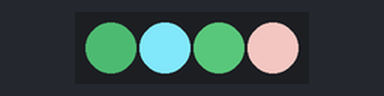
Bench run of a sketch on a simulated Arduino Uno, built with avr-gcc and run on an emulated ATmega328P. Shown: 4 RGB LEDs in strip order, left to right. Random numbers use the default seed unless the sketch sets one.

Above: at 0.1 s.
At 4.6 s:
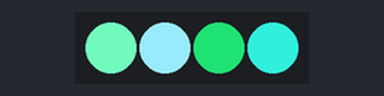
At 9.6 s:
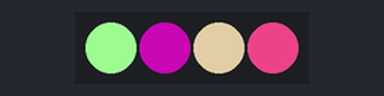
At 19.6 s:
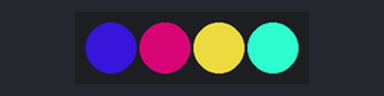
At 29.2 s:
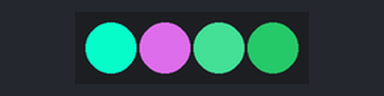
At 39.2 s:
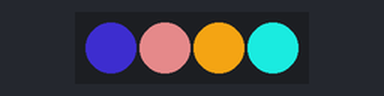
Timing chart, 0 to 40.0 s (numbered marks = the images above):
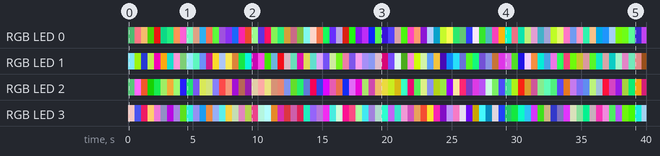

Measured:
- by itself, RGB LED 2: off → RGB(44, 99, 61) at 0.00 s, → RGB(250, 101, 249) 0.50 s later, → RGB(213, 77, 36) 0.50 s later, → RGB(14, 119, 2) 0.50 s later, … (80 changes in this stretch)
- by itself, RGB LED 0: off → RGB(30, 72, 44) at 0.00 s, → RGB(242, 113, 127) 0.50 s later, → RGB(226, 172, 99) 0.50 s later, → RGB(44, 128, 4) 0.50 s later, … (80 changes in this stretch)

The sketch:

RGBLed.ino
```cpp
#include <Wire.h>
#include <SoftwareSerial.h>
#include <Makeblock.h>

MeRGBLed rgb(PORT_3);

void setLED() {
  for(int i = 0; i < 4; i++) {
    rgb.setColorAt(i, random(1, 255), random(1, 255), random(1, 255));
    rgb.show();
  }
}

void setup() {
  rgb.setNumber(4);
}

void loop(){
    setLED();
    delay(500);
}
```
